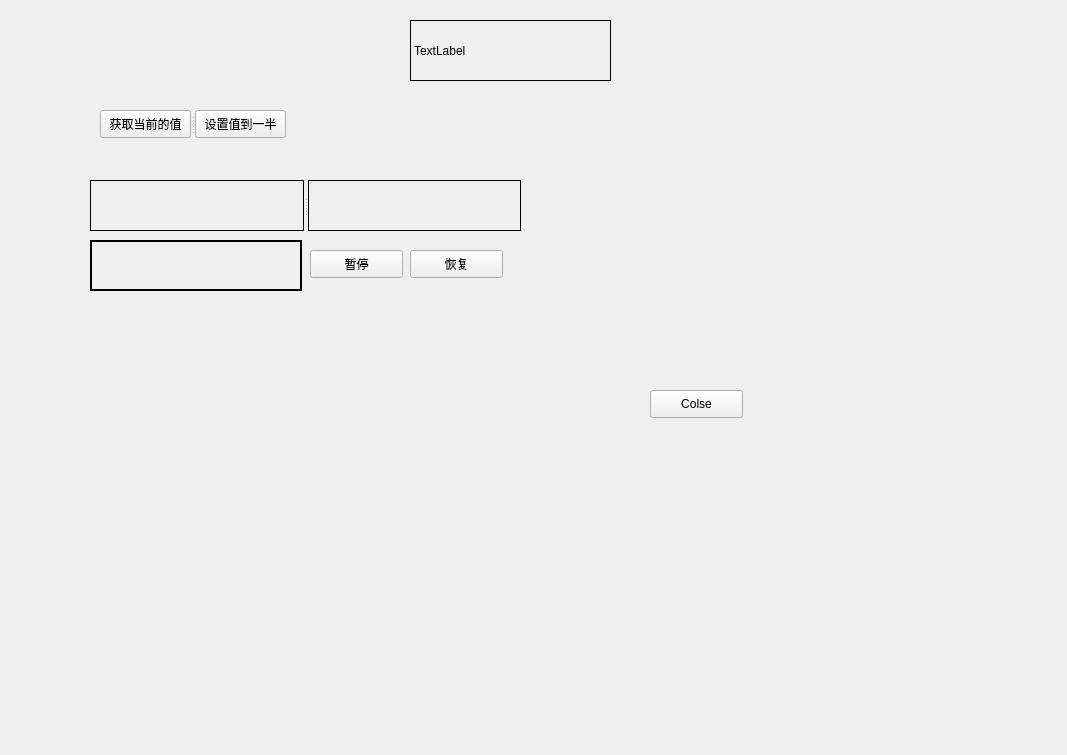
<?xml version="1.0" encoding="UTF-8"?>
<ui version="4.0">
 <class>main_widget</class>
 <widget class="QWidget" name="main_widget">
  <property name="geometry">
   <rect>
    <x>0</x>
    <y>0</y>
    <width>1067</width>
    <height>755</height>
   </rect>
  </property>
  <property name="windowTitle">
   <string>main_widget</string>
  </property>
  <widget class="small_widget" name="widget" native="true">
   <property name="geometry">
    <rect>
     <x>20</x>
     <y>20</y>
     <width>371</width>
     <height>51</height>
    </rect>
   </property>
  </widget>
  <widget class="my_label" name="label">
   <property name="geometry">
    <rect>
     <x>410</x>
     <y>20</y>
     <width>201</width>
     <height>61</height>
    </rect>
   </property>
   <property name="frameShape">
    <enum>QFrame::Box</enum>
   </property>
   <property name="text">
    <string>TextLabel</string>
   </property>
  </widget>
  <widget class="QLabel" name="labelTimer3">
   <property name="geometry">
    <rect>
     <x>90</x>
     <y>240</y>
     <width>212</width>
     <height>51</height>
    </rect>
   </property>
   <property name="frameShape">
    <enum>QFrame::WinPanel</enum>
   </property>
   <property name="text">
    <string/>
   </property>
  </widget>
  <widget class="QPushButton" name="pushButtonTimer3Stop">
   <property name="geometry">
    <rect>
     <x>310</x>
     <y>250</y>
     <width>93</width>
     <height>28</height>
    </rect>
   </property>
   <property name="text">
    <string>暂停</string>
   </property>
  </widget>
  <widget class="QPushButton" name="pushButtonTimer3Start">
   <property name="geometry">
    <rect>
     <x>410</x>
     <y>250</y>
     <width>93</width>
     <height>28</height>
    </rect>
   </property>
   <property name="text">
    <string>恢复</string>
   </property>
  </widget>
  <widget class="QSplitter" name="splitter">
   <property name="geometry">
    <rect>
     <x>100</x>
     <y>110</y>
     <width>186</width>
     <height>28</height>
    </rect>
   </property>
   <property name="orientation">
    <enum>Qt::Horizontal</enum>
   </property>
   <widget class="QPushButton" name="pushButtonGetValue">
    <property name="text">
     <string>获取当前的值</string>
    </property>
   </widget>
   <widget class="QPushButton" name="pushButtonHalfValue">
    <property name="text">
     <string>设置值到一半</string>
    </property>
   </widget>
  </widget>
  <widget class="QSplitter" name="splitter_2">
   <property name="geometry">
    <rect>
     <x>90</x>
     <y>180</y>
     <width>431</width>
     <height>51</height>
    </rect>
   </property>
   <property name="orientation">
    <enum>Qt::Horizontal</enum>
   </property>
   <widget class="QLabel" name="labelTimer1">
    <property name="frameShape">
     <enum>QFrame::Box</enum>
    </property>
    <property name="text">
     <string/>
    </property>
   </widget>
   <widget class="QLabel" name="labelTimer2">
    <property name="frameShape">
     <enum>QFrame::Panel</enum>
    </property>
    <property name="text">
     <string/>
    </property>
   </widget>
  </widget>
  <widget class="QPushButton" name="pushButton">
   <property name="geometry">
    <rect>
     <x>650</x>
     <y>390</y>
     <width>93</width>
     <height>28</height>
    </rect>
   </property>
   <property name="text">
    <string>Colse</string>
   </property>
  </widget>
 </widget>
 <customwidgets>
  <customwidget>
   <class>small_widget</class>
   <extends>QWidget</extends>
   <header location="global">small_widget.h</header>
   <container>1</container>
  </customwidget>
  <customwidget>
   <class>my_label</class>
   <extends>QLabel</extends>
   <header location="global">my_label.h</header>
  </customwidget>
 </customwidgets>
 <resources/>
 <connections>
  <connection>
   <sender>pushButton</sender>
   <signal>clicked()</signal>
   <receiver>main_widget</receiver>
   <slot>close()</slot>
   <hints>
    <hint type="sourcelabel">
     <x>696</x>
     <y>403</y>
    </hint>
    <hint type="destinationlabel">
     <x>533</x>
     <y>377</y>
    </hint>
   </hints>
  </connection>
 </connections>
</ui>
